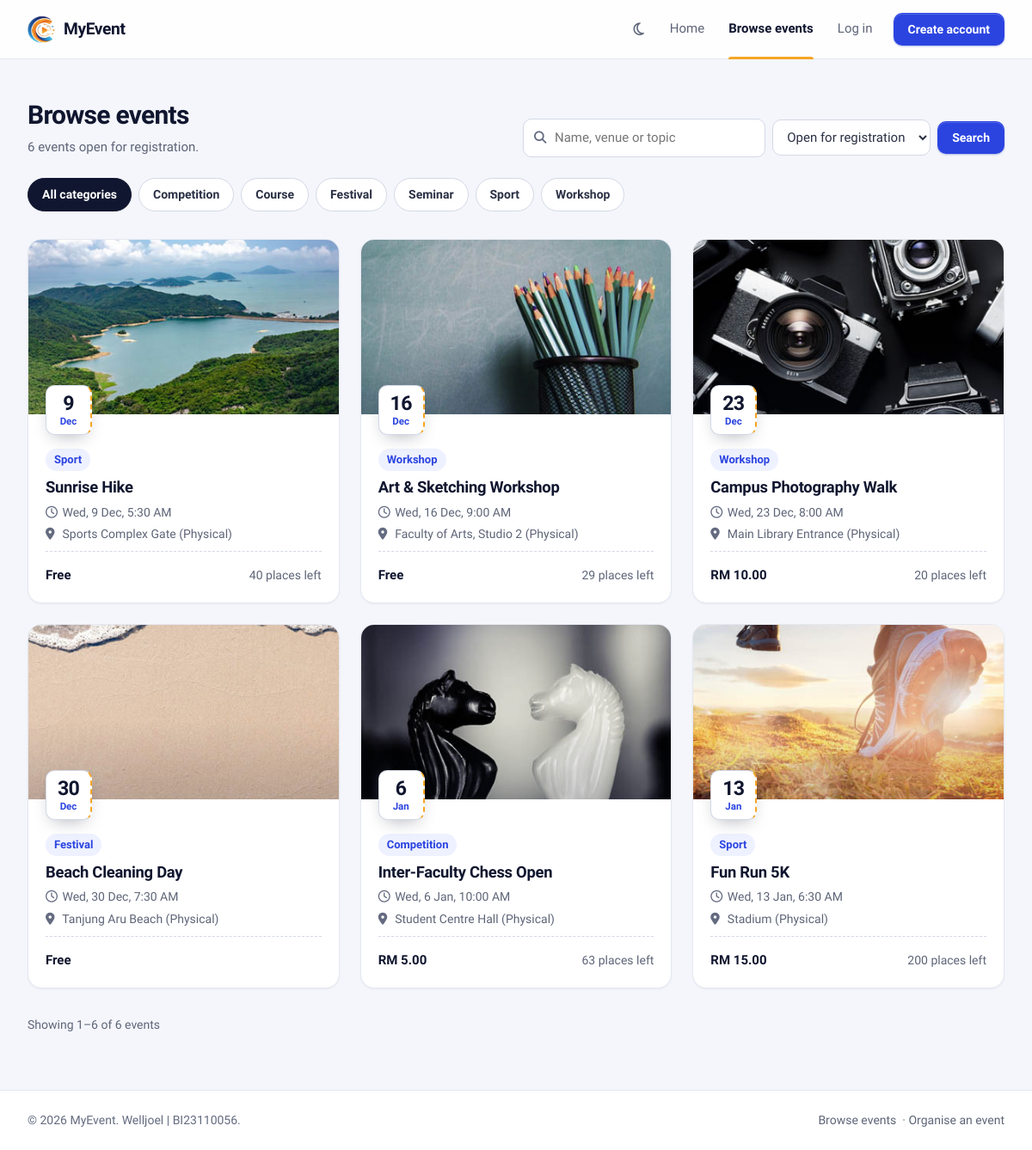
Page /browse_events.php on the committed database.
### tables this page shows
CREATE TABLE IF NOT EXISTS `event_category` (
  `category_id` int(10) unsigned NOT NULL AUTO_INCREMENT,
  `categoryName` varchar(100) NOT NULL,
  `categoryDesc` varchar(100) NOT NULL,
  `createDate` timestamp NOT NULL DEFAULT current_timestamp(),
  PRIMARY KEY (`category_id`)
);

CREATE TABLE IF NOT EXISTS `events` (
  `event_id` int(11) NOT NULL AUTO_INCREMENT,
  `event_name` varchar(255) NOT NULL,
  `description` text DEFAULT NULL,
  `contact_no` varchar(20) DEFAULT NULL,
  `category_id` int(10) unsigned DEFAULT NULL,
  `venue` varchar(255) NOT NULL,
  `event_date` date NOT NULL,
  `event_time` time NOT NULL,
  `end_time` time DEFAULT NULL,
  `mode` enum('Physical','Online','Hybrid') NOT NULL DEFAULT 'Physical',
  `remarks` text DEFAULT NULL,
  `visibility` enum('Public','Private') NOT NULL DEFAULT 'Public',
  `poster_path` varchar(255) DEFAULT NULL,
  `created_by` int(11) DEFAULT NULL,
  `created_at` timestamp NOT NULL DEFAULT current_timestamp(),
  `fee` decimal(10,2) NOT NULL DEFAULT 0.00,
  `reg_close_date` date DEFAULT NULL,
  `max_participants` int(11) NOT NULL DEFAULT 0,
  PRIMARY KEY (`event_id`),
  KEY `category_id` (`category_id`),
  KEY `fk_events_createdby` (`created_by`),
  KEY `idx_events_date` (`event_date`),
  CONSTRAINT `events_ibfk_1` FOREIGN KEY (`category_id`) REFERENCES `event_category` (`category_id`) ON DELETE SET NULL ON UPDATE CASCADE,
  CONSTRAINT `fk_events_createdby` FOREIGN KEY (`created_by`) REFERENCES `users` (`user_id`) ON DELETE SET NULL ON UPDATE CASCADE,
  CONSTRAINT `chk_events_fee` CHECK (`fee` >= 0),
  CONSTRAINT `chk_events_capacity` CHECK (`max_participants` >= 0)
);

### include/security.php (called while the page is built, shortened)
<?php
function e($value): string
{
    return htmlspecialchars((string) ($value ?? ''), ENT_QUOTES | ENT_SUBSTITUTE, 'UTF-8');
}

### include/partials/event_card.php (the view, shortened to what this page needs)
<?php
$__full   = (int) $ev['max_participants'] > 0 && (int) $ev['taken'] >= (int) $ev['max_participants'];
?>
<article class="event-card">
    <div class="event-card-media">
        <img src="<?= e(poster_url($ev['poster_path'])) ?>" alt="" loading="lazy">
        <?= datestub($ev['event_date']) ?>
    </div>
    <div class="event-card-body">
        <span class="badge badge-brand no-dot badge-start"><?= e($ev['categoryName'] ?? 'General') ?></span>
        <h3 class="event-card-title"><a href="<?= e(BASE_URL) ?>event_detail.php?id=<?= (int) $ev['event_id'] ?>"><?= e($ev['event_name']) ?></a></h3>
        <div class="event-card-meta">
            <span><i class="fa-regular fa-clock" aria-hidden="true"></i> <?= e(date('D, j M', strtotime($ev['event_date']))) ?>, <?= e(date('g:i A', strtotime($ev['event_time']))) ?></span>
            <span><i class="fa-solid fa-location-dot" aria-hidden="true"></i> <?= e($ev['venue']) ?> (<?= e($ev['mode']) ?>)</span>
        </div>
        <div class="event-card-foot">
            <span class="event-card-fee"><?= e(format_fee($ev['fee'])) ?></span>
            <?php if ((int) $ev['max_participants'] > 0 && !$__full): ?>
                <span class="cell-muted"><?= (int) $ev['max_participants'] - (int) $ev['taken'] ?> places left</span>
            <?php endif; ?>
        </div>
    </div>
</article>

### browse_events.php (shortened to what this page needs)
<?php
require_once __DIR__ . '/config.php';
$q        = trim((string) ($_GET['q'] ?? ''));
$category = (int) ($_GET['category'] ?? ($_GET['category_id'] ?? 0));
$show     = ($_GET['show'] ?? '') === 'all' ? 'all' : 'open';
$where  = "e.visibility = 'Public' AND e.event_date >= CURDATE()";
$types  = '';
$params = [];
if ($show === 'open') {
    $where .= ' AND COALESCE(e.reg_close_date, e.event_date) >= CURDATE()';
}
$from  = 'FROM events e LEFT JOIN event_category c ON c.category_id = e.category_id';
$total = (int) db_value($conn, "SELECT COUNT(*) $from WHERE $where", $types, $params);
$p     = paginate($total, 12);
$events = db_all($conn,
    "SELECT e.event_id, e.event_name, e.event_date, e.event_time, e.venue, e.mode, e.fee, e.poster_path,
            e.max_participants, e.reg_close_date, c.categoryName,
            (SELECT COUNT(*) FROM registrations r WHERE r.event_id = e.event_id AND r.approval_status <> 'Rejected') AS taken
     $from WHERE $where
     ORDER BY e.event_date ASC, e.event_time ASC
     LIMIT ? OFFSET ?", $types . 'ii', array_merge($params, [$p['per_page'], $p['offset']]));
$categories = db_all($conn, 'SELECT category_id, categoryName FROM event_category ORDER BY categoryName');
include ROOT_PATH . '/include/layout/public_start.php';
?>
<section class="section">
    <div class="section-head">
        <div>
            <h1 class="page-title">Browse events</h1>
            <p><?= $total ?> <?= $total === 1 ? 'event' : 'events' ?><?= $show === 'open' ? ' open for registration' : ' coming up' ?><?= $q !== '' ? ' matching "' . e($q) . '"' : '' ?>.</p>
        </div>
        <form class="toolbar toolbar-end" method="GET" role="search">
            <label class="search-box">
                <i class="fa-solid fa-magnifying-glass" aria-hidden="true"></i>
                <input class="input" type="search" name="q" value="<?= e($q) ?>" placeholder="Name, venue or topic">
            </label>
            <select id="b-show" class="input" name="show" data-autosubmit>
                <option value="open"<?= $show === 'open' ? ' selected' : '' ?>>Open for registration</option>
            </select>
            <button class="btn btn-primary" type="submit">Search</button>
        </form>
    </div>
    <nav class="chips" aria-label="Categories">
        <a class="chip<?= $category === 0 ? ' is-active' : '' ?>" href="<?= e(url_with(['category' => null, 'category_id' => null, 'page' => null])) ?>"<?= $category === 0 ? ' aria-current="true"' : '' ?>>All categories</a>
        <?php foreach ($categories as $c): $on = $category === (int) $c['category_id']; ?>
            <a class="chip<?= $on ? ' is-active' : '' ?>" href="<?= e(url_with(['category' => (int) $c['category_id'], 'category_id' => null, 'page' => null])) ?>"<?= $on ? ' aria-current="true"' : '' ?>><?= e($c['categoryName']) ?></a>
        <?php endforeach; ?>
    </nav>
    <?php if ($events): ?>
        <div class="event-grid">
            <?php foreach ($events as $ev) { include ROOT_PATH . '/include/partials/event_card.php'; } ?>
        </div>
        <?= render_pagination($p, 'events') ?>
    <?php endif; ?>
</section>
<?php include ROOT_PATH . '/include/layout/public_end.php'; ?>

### include/helpers.php (shortened to what this page needs)
<?php
function poster_url(?string $file): string
{
    if ($file && basename($file) === $file) {
        foreach ([POSTER_DIR, 'assets/img'] as $dir) {
            if (is_file(ROOT_PATH . '/' . $dir . '/' . $file)) {
                return BASE_URL . $dir . '/' . rawurlencode($file);
            }
        }
    }
    return BASE_URL . 'assets/img/event-placeholder.svg';
}
function format_fee($fee): string
{
    $amount = (float) $fee;
    return $amount > 0 ? 'RM ' . number_format($amount, 2) : 'Free';
}
function datestub(?string $date): string
{
    if (!$date || !($ts = strtotime($date))) {
        return '<span class="datestub is-past" aria-label="No date"><b>–</b><span>TBA</span></span>';
    }
    $past = date('Y-m-d', $ts) < date('Y-m-d') ? ' is-past' : '';
    return '<span class="datestub' . $past . '" aria-label="' . e(date('j F Y', $ts)) . '"><b>'
        . date('j', $ts) . '</b><span>' . date('M', $ts) . '</span></span>';
}
function paginate(int $total, int $perPage = 10, string $param = 'page'): array
{
    $pages = max(1, (int) ceil($total / $perPage));
    $page  = min($pages, max(1, (int) ($_GET[$param] ?? 1)));
    return ['page' => $page, 'per_page' => $perPage, 'total' => $total, 'pages' => $pages, 'offset' => ($page - 1) * $perPage];
}
function url_with(array $changes): string
{
    $query = array_merge($_GET, $changes);
    $query = array_filter($query, static fn($v) => $v !== null && $v !== '');
    $path  = strtok($_SERVER['REQUEST_URI'] ?? '', '?');
    return $path . ($query ? '?' . http_build_query($query) : '');
}
function render_pagination(array $p, string $noun = 'results', string $param = 'page'): string
{
    $from = $p['offset'] + 1;
    $to   = min($p['total'], $p['offset'] + $p['per_page']);
    $html = '<nav class="pagination" aria-label="Pagination"><span>Showing ' . $from . '–' . $to
          . ' of ' . $p['total'] . ' ' . e($noun) . '</span>';
    return $html . '</nav>';
}
function db_all(mysqli $conn, string $sql, string $types = '', array $params = []): array
{
    $stmt = $conn->prepare($sql);
    if ($types !== '') {
        $stmt->bind_param($types, ...$params);
    }
    $stmt->execute();
    $rows = $stmt->get_result()->fetch_all(MYSQLI_ASSOC);
    return $rows;
}
function db_value(mysqli $conn, string $sql, string $types = '', array $params = [])
{
    $stmt = $conn->prepare($sql);
    $stmt->execute();
    $row = $stmt->get_result()->fetch_row();
    return $row[0] ?? null;
}

### assets/css/public.css (style rules this page uses)
body.public { background: var(--paper); }
.section { max-width: 1280px; margin: 0 auto; padding: var(--sp-12) var(--sp-8) var(--sp-16); }
.section-head { display: flex; align-items: flex-end; justify-content: space-between; gap: var(--sp-4); flex-wrap: wrap; margin-bottom: var(--sp-6); }
.section-head p { color: var(--muted); margin: var(--sp-2) 0 0; }
.chips { display: flex; flex-wrap: wrap; gap: var(--sp-2); margin-bottom: var(--sp-8); }
.chip { padding: var(--sp-2) var(--sp-4); border-radius: 999px; border: 1px solid var(--line-strong); background: var(--surface); color: var(--text); text-decoration: none; font-size: var(--fs-sm); font-weight: 600; }
.chip.is-active { background: var(--ink); border-color: var(--ink); color: var(--on-ink); }
.event-grid { display: grid; grid-template-columns: repeat(auto-fill, minmax(290px, 1fr)); gap: var(--sp-6); }
.event-card { position: relative; display: flex; flex-direction: column; background: var(--surface); border: 1px solid var(--line); border-radius: var(--radius-lg); overflow: hidden; box-shadow: var(--shadow-sm); transition: box-shadow 0.2s ease, transform 0.2s ease, border-color 0.2s ease; }
.event-card-media { position: relative; aspect-ratio: 16 / 9; background: var(--blue-tint); }
.event-card-media img { position: absolute; inset: 0; width: 100%; height: 100%; object-fit: cover; display: block; transition: transform 0.4s ease; }
.event-card-media { overflow: visible; }
.event-card-media::after { content: ""; position: absolute; inset: 0; background: linear-gradient(to top, rgba(16, 22, 47, 0.18), transparent 45%); pointer-events: none; }
.event-card-media .datestub { z-index: 1; }
.event-card-media .datestub { position: absolute; left: var(--sp-5); bottom: -24px; box-shadow: 0 8px 20px -8px rgba(16, 22, 47, 0.35); }
.event-card-body { padding: var(--sp-10) var(--sp-5) var(--sp-5); display: flex; flex-direction: column; gap: var(--sp-2); flex: 1; }
.event-card-title { font-size: 1.15rem; letter-spacing: -0.015em; }
.event-card-title a { color: inherit; text-decoration: none; }
.event-card-title a::after { content: ""; position: absolute; inset: 0; }
.event-card-meta { color: var(--muted); font-size: var(--fs-sm); display: grid; gap: var(--sp-1); }
.event-card-meta i { width: 16px; color: var(--faint); }
.event-card-foot { margin-top: auto; padding-top: var(--sp-4); display: flex; align-items: center; justify-content: space-between; border-top: 1px dashed var(--line-strong); }
.event-card-fee { font-family: var(--font-display); font-weight: 700; color: var(--ink); }
.section > .pagination { border-top: 0; padding: var(--sp-8) 0 0; }

### rows in the picture
event_category: categoryName "Competition"
event_category: categoryName "Course"
event_category: categoryName "Festival"
event_category: categoryName "Seminar"
event_category: categoryName "Sport"
event_category: categoryName "Workshop"
events: poster_path (picture), event_date "9", event_date "Dec", category.categoryName "Sport", event_name "Sunrise Hike", event_date "Wed, 9 Dec", event_time "5:30 AM", venue "Sports Complex Gate", mode "Physical", fee "Free", (int)$ev['max_participants']-(int)$ev['taken'] "40"
events: poster_path (picture), event_date "16", event_date "Dec", category.categoryName "Workshop", event_name "Art & Sketching Workshop", event_date "Wed, 16 Dec", event_time "9:00 AM", venue "Faculty of Arts, Studio 2", mode "Physical", fee "Free", taken "29"
events: poster_path (picture), event_date "23", event_date "Dec", category.categoryName "Workshop", event_name "Campus Photography Walk", event_date "Wed, 23 Dec", event_time "8:00 AM", venue "Main Library Entrance", mode "Physical", fee "RM 10.00", (int)$ev['max_participants']-(int)$ev['taken'] "20"
events: poster_path (picture), event_date "30", event_date "Dec", category.categoryName "Festival", event_name "Beach Cleaning Day", event_date "Wed, 30 Dec", event_time "7:30 AM", venue "Tanjung Aru Beach", mode "Physical", fee "Free"
events: poster_path (picture), event_date "6", event_date "Jan", category.categoryName "Competition", event_name "Inter-Faculty Chess Open", event_date "Wed, 6 Jan", event_time "10:00 AM", venue "Student Centre Hall", mode "Physical", fee "RM 5.00", taken "63"
events: poster_path (picture), event_date "13", event_date "Jan", category.categoryName "Sport", event_name "Fun Run 5K", event_date "Wed, 13 Jan", event_time "6:30 AM", venue "Stadium", mode "Physical", fee "RM 15.00", (int)$ev['max_participants']-(int)$ev['taken'] "200"

### other values in the picture
APP_NAME "MyEvent"
$total "6"
$from "1"
$to "6"
$p['total'] "6"
$noun "events"
